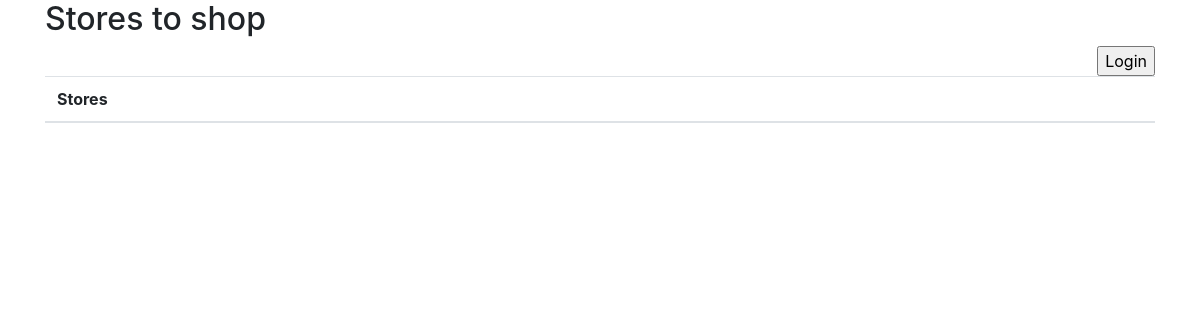
Before: /StoreFront_Files/main.php with the older database file.
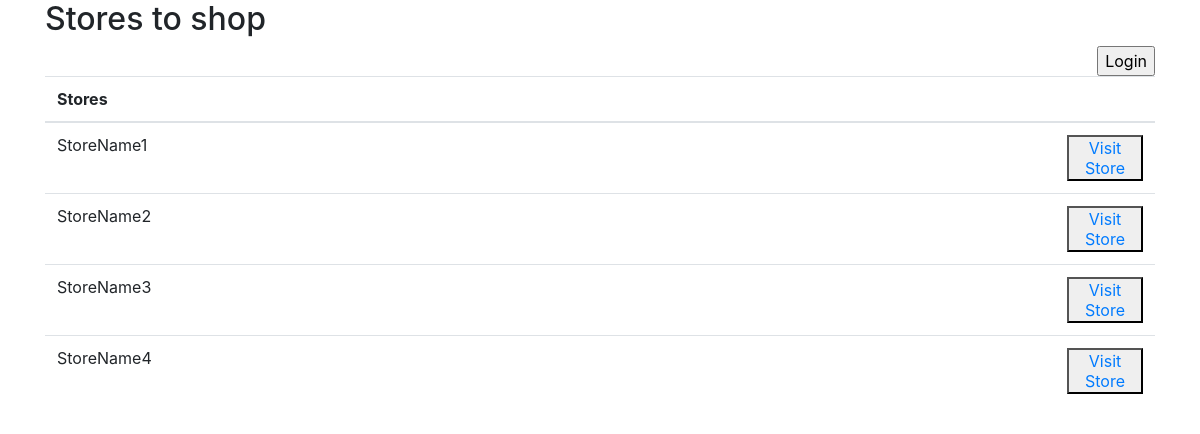
After: the same page with the newer database file.
### tables this page shows
CREATE TABLE Users
(
  UserId INTEGER UNSIGNED NOT NULL AUTO_INCREMENT PRIMARY KEY,
  UserName VARCHAR(30) NOT NULL,
  Password VARCHAR(30) NOT NULL,
  StoreName VARCHAR(50) NOT NULL,

  UNIQUE (UserName, Password)
);

### StoreFront_Files/main.php (the view, shortened to what this page needs)
<html>
    <head>
        <link rel="stylesheet" href="https://stackpath.bootstrapcdn.com/bootstrap/4.1.0/css/bootstrap.min.css">
    </head>
    <body>
        <div class="container">
            <h2> Stores to shop </h2>
            <input type="submit" onclick="location.href='login.php'" value="Login" style="float: right;">
            <?php
            $db = new mysqli(dbHost, dbUsername, dbPassword, dbName);
            $query = "SELECT Users.StoreName, Users.UserId FROM Users ORDER BY Users.StoreName;";
            $stmt = $db->prepare($query);
            $stmt->execute();
            $stmt->store_result();
            $stmt->bind_result($strnm, $uid);
            ?>
            <table class="table">
                <thead>
                    <tr>
                        <th>Stores</th>
                        <th></th>
                    </tr>
                </thead>
                <tbody>
                  <?php
                    $stmt->data_seek(0);
                    while($stmt->fetch()){
                      $storeName = $strnm;
                      $sid = $uid;
                      echo "<tr>";
                      echo "<td>".$storeName."</td>";
                      echo "<td width=\"100px\"><button><a href=\"store.php?nid=".$sid."\">Visit Store</a></button></td>";
                    }
                  ?>
                </tbody>
            </table>
        </div>
    </body>
</html>

Changed rows visible on the page:
added users: StoreName "StoreName1"
added users: StoreName "StoreName2"
added users: StoreName "StoreName3"
added users: StoreName "StoreName4"
